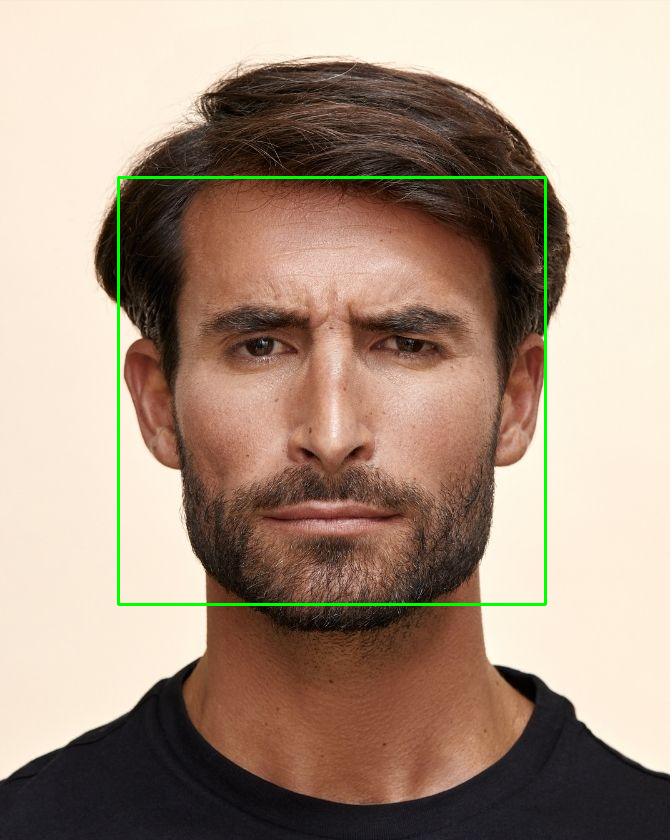
#> input picture output_temp.png, 670 x 840 px
$ python face_recognition.py ../../../output_temp.png
#> lines starting #> are read from the running program, lines starting #| are printed output that depends on the picture; after the words box and inside, x2 and y2 are one past the last pixel; in counts of white or black regions, pixels touching at a corner belong together
import cv2
import sys
import numpy as np
import functools
print("Début du script Python...")  # Pour vérifier si le script commence bien.
sys.stdout.flush()  # Assure-toi que la sortie est bien vidée.
# Forcer l'affichage immédiat
print = functools.partial(print, flush=True)

def detect_and_draw_landmarks(image_path):
    # Charger l'image
#> called with image_path = '../../../output_temp.png'
    img = cv2.imread(image_path)
#> img is the input picture: shape (840, 670, 3); mean B, G, R 130.9, 148.4, 169.4
    if img is None:
        print(f"Erreur: Impossible de charger l'image: {image_path}")
        return False

    print(f"Image chargée avec succès. Taille: {img.shape}")
#| Image chargée avec succès. Taille: (840, 670, 3)

    # Convertir en niveaux de gris
    gray = cv2.cvtColor(img, cv2.COLOR_BGR2GRAY)
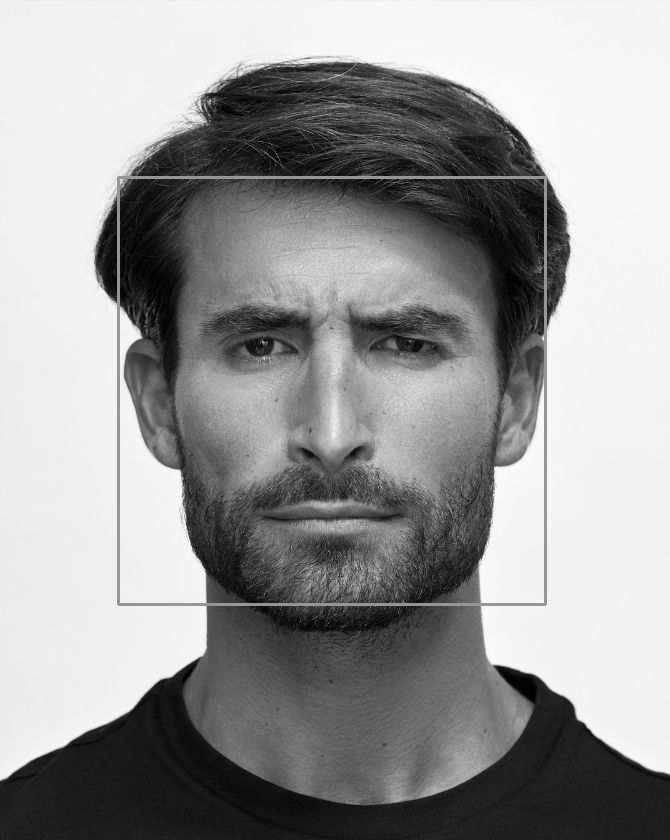
#> gray: shape (840, 670); min 0, max 254, mean 152.7

    # Charger le classificateur Haar Cascade avec un chemin ABSOLU
    cascade_path = "C:/Users/Yasmine/Desktop/testtttfinal/build/Desktop_Qt_6_7_3_MinGW_64_bit-Debug/debug/haarcascade_frontalface_default.xml"
    face_cascade = cv2.CascadeClassifier(cascade_path)
    if face_cascade.empty():
        print(f"Erreur: Impossible de charger le fichier cascade: {cascade_path}")
        return False

    # Détecter les visages
    faces = face_cascade.detectMultiScale(
        gray,
        scaleFactor=1.1,
        minNeighbors=3,
        minSize=(30, 30)
    )
#> faces = [[118, 178, 426, 426]]

    print(f"Nombre de visages détectés: {len(faces)}")
#| Nombre de visages détectés: 1

    if len(faces) == 0:
        print("NO_FACE")
        return False

    # Dessiner les rectangles sur les visages détectés
    for (x, y, w, h) in faces:
        cv2.rectangle(img, (x, y), (x+w, y+h), (0, 255, 0), 2)
        print(f"Visage détecté aux coordonnées: x={x}, y={y}, largeur={w}, hauteur={h}")
#> this loop made 1 pass
#| Visage détecté aux coordonnées: x=118, y=178, largeur=426, hauteur=426
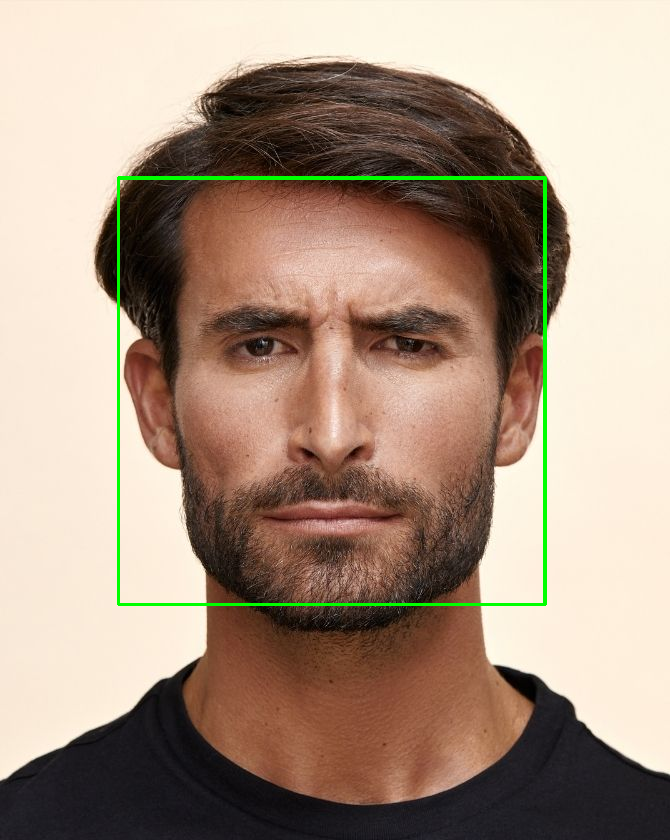
#> img: shape (840, 670, 3); 0.15% of pixels changed, all inside (x1, y1, x2, y2) = (120, 179, 544, 603)

    # Sauvegarder l'image annotée
    output_path = "output_temp.png"
    cv2.imwrite(output_path, img)
    print(f"Image sauvegardée: {output_path}")

    return True

if __name__ == "__main__":
    if len(sys.argv) != 2:
        print("Usage: python face_recognition.py <image_path>")
        sys.exit(1)

    if detect_and_draw_landmarks(sys.argv[1]):
        print("OK")
    else:
        print("NO_FACE")
sys.exit(0)
#> (the program exits here)
